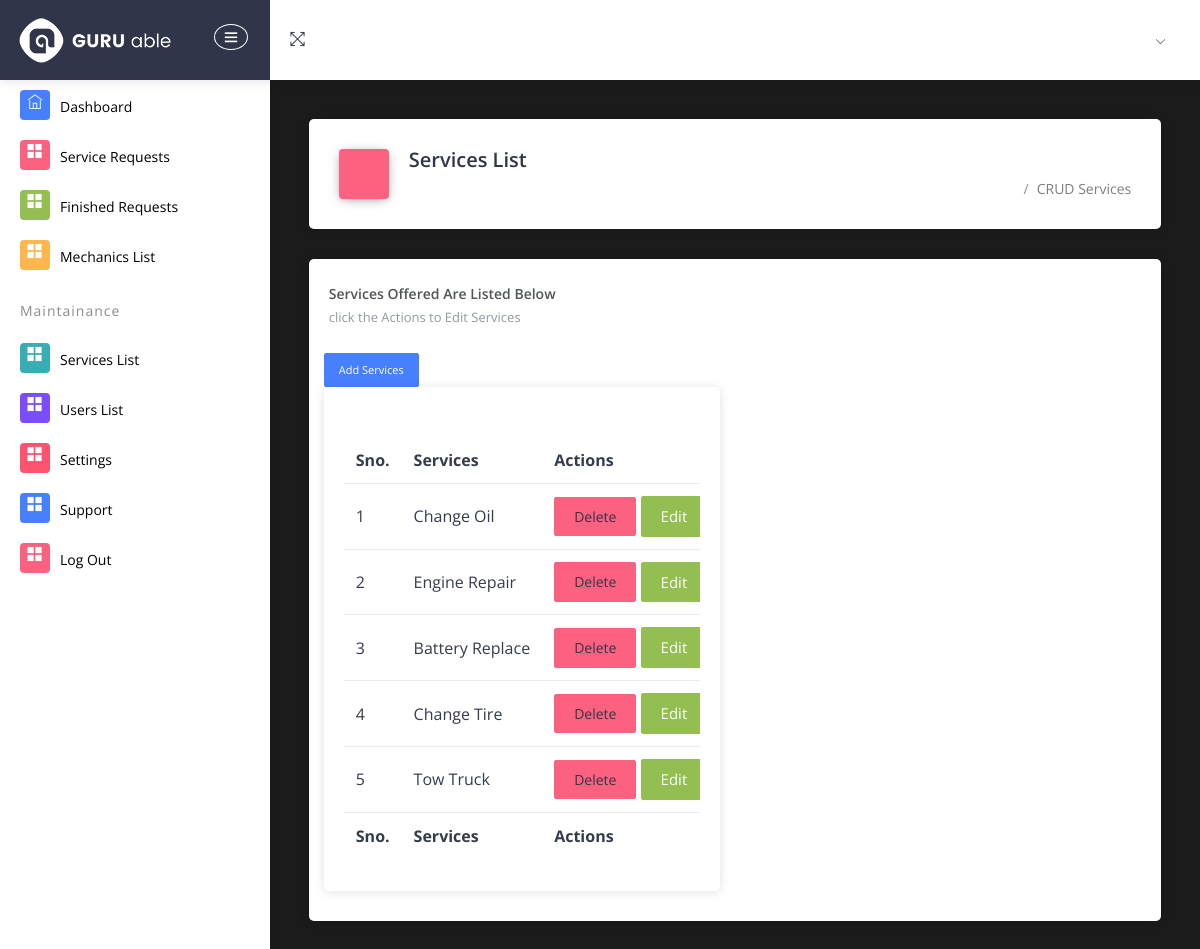
Page /admin/services.php (signed in) on the earlier database version.
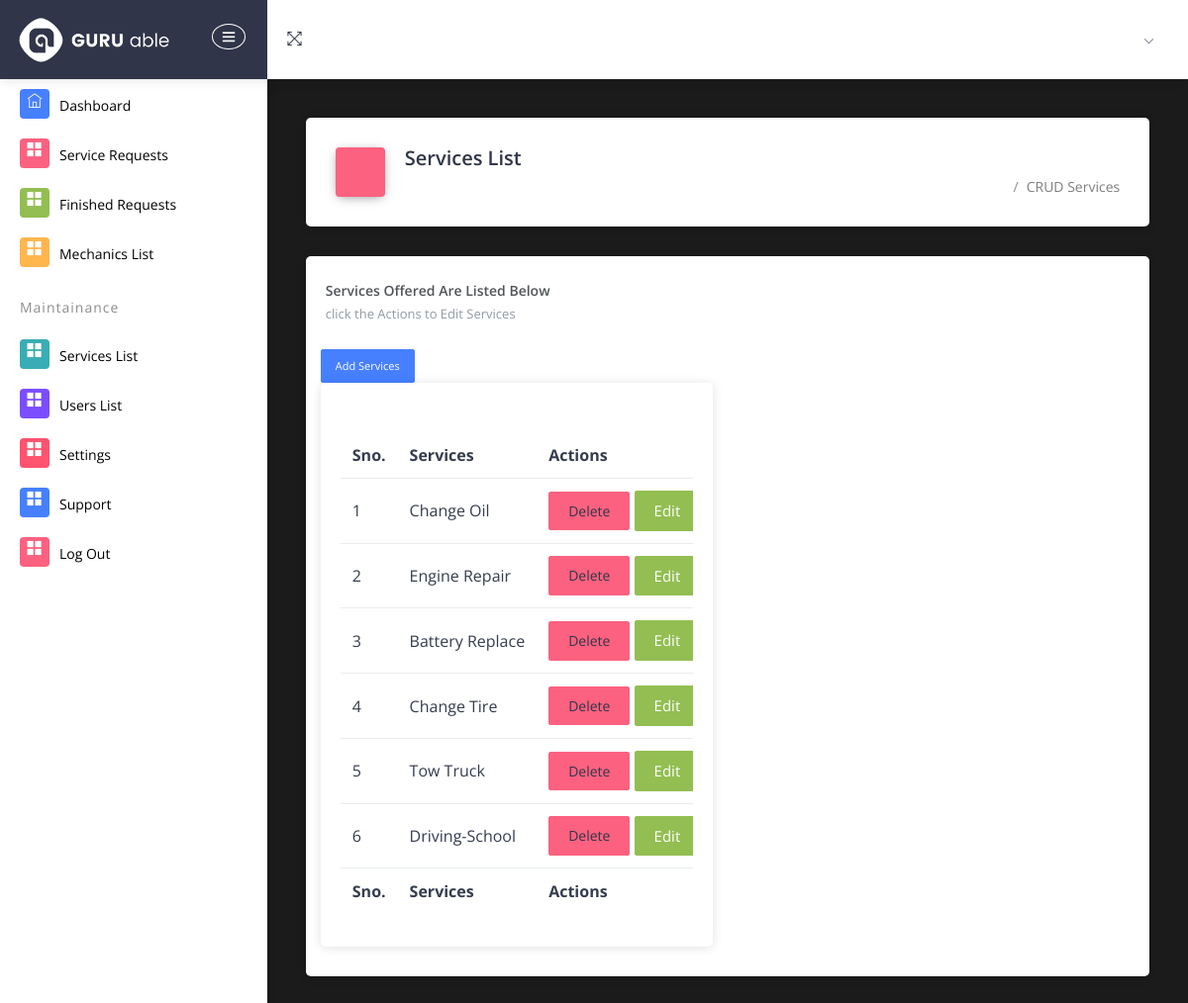
Same page on the later database version.
### tables this page shows
CREATE TABLE `services` (
  `id` int(3) NOT NULL,
  `services` varchar(255) NOT NULL
);

### admin/services.php (the view, shortened to what this page needs)
<?php
 include('../includes/db.php');
if (strlen($_SESSION['id']==0)) {
  header('location:logout.php');
  ob_end_flush();
  } else{
?>
<?php  include_once('./include/admin_header.php');  ?>
<?php  include_once('./include/admin_nav.php');  ?>
            <div class="pcoded-main-container">
                <div class="pcoded-wrapper">
<?php  include_once('./include/admin_sidebar.php');  ?>
                    <div class="pcoded-content">
                        <div class="pcoded-inner-content">
                            <div class="main-body">
                                <div class="page-wrapper">
                                    <div class="page-header card">
                                        <div class="row align-items-end">
                                            <div class="col-lg-8">
                                                <div class="page-header-title">
                                                    <i class="icofont icofont icofont icofont-file-document bg-c-pink"></i>
                                                    <div class="d-inline">
                                                    <h4>Services List</h4>
                                                    </div>
                                                </div>
                                            </div>
                                            <div class="col-lg-4">
                                                <div class="page-header-breadcrumb">
                                                    <ul class="breadcrumb-title">
                                                        <li class="breadcrumb-item">
                                                            <a href="home.php">
                                                                <i class="icofont icofont-home"></i>
                                                            </a>
                                                        </li>
                                                        <li class="breadcrumb-item"><a href="settings.php">CRUD Services </a>
                                                        </li>
                                                    </ul>
                                                </div>
                                            </div>
                                        </div>
                                    </div>
 <div class="page-body">
                                    <div class="card">
                                        <div class="card-header ">
                                            <h5>Services Offered Are Listed Below</h5>
                                            <span> click the Actions to Edit Services  </span>
                                            <div class="card-header-right">    <ul class="list-unstyled card-option">        <li><i class="icofont icofont-simple-left "></i></li>        </ul></div>
                                        </div>
      	<div class="col-10">
      		<a href="#" data-toggle="modal" data-target="#add_product_modal" class="btn btn-primary btn-sm">Add Services</a>
      	</div>
                                <div class="col-md-12 col-xl-6">
                                    <div class="card project-task">
                                        <div class="card-header">
                                        </div>
                                        <div class="card-block p-b-10">
                                            <div class="table-responsive">
                                                <table class="table table-hover">
                                                    <thead>
                                                        <tr>
                                                            <th>Sno.</th>
                                                            <th>Services</th>
                                                            <th>Actions</th>
                                                        </tr>
                                                    </thead>
                                                    <tfoot>
                                                        <tr>
                                                            <th>Sno.</th>
                                                            <th>Services</th>
                                                            <th>Actions</th>
                                                        </tr>
                                                    </tfoot>
                                                    <tbody>
                                            <?php
                                                $query = "SELECT * FROM services";
                                                $select_ser = mysqli_query($conn,$query);
                                                $cnt=1;
                                                while($row = mysqli_fetch_assoc($select_ser)){
                                                    $services_id = $row['id'];
                                                    $services = $row['services'];
                                            ?>
                                                        <tr class="table-hover">
                                                        <td><?php echo $cnt; ?></td>
                                                            <td> <?php echo $services; ?> </td>
                                                            <td>
                                                                <button class="btn btn-danger" >
                                                                <a href="services.php?delete=<?php echo $services_id   ?>"  onClick="return confirm('Do you really want to delete Service?');" > Delete </a>
                                                                </button>
                                                                <button type="button" class="btn btn-success editbtn"> Edit
                                                                </button>
                                                            </td>
                                                        </tr>
                                                            <?php $cnt=$cnt+1; }?>
                                                    </tbody>
                                                </table>
                                            </div>
                                        </div>
                                    </div>
                                </div>
                                            </div>
                                            </div>
                                            </div>
                                        </div>
                                    </div>
<?php } include_once('./include/admin_footer.php') ?>

### admin/include/admin_header.php (shortened to what this page needs)
<!DOCTYPE html>
<html lang="en">
<head>
    <link rel="stylesheet" type="text/css" href="../assets/css/bootstrap/css/bootstrap.min.css">
    <link rel="stylesheet" type="text/css" href="../assets/icon/themify-icons/themify-icons.css">
    <link rel="stylesheet" type="text/css" href="../assets/icon/icofont/css/icofont.css">
    <link rel="stylesheet" type="text/css" href="../assets/css/style.css">
    <link rel="stylesheet" type="text/css" href="../assets/css/jquery.mCustomScrollbar.css">
    <link rel="stylesheet" href="../assets/css/modal.css">
</head>
<body>

### admin/include/admin_nav.php (shortened to what this page needs)
<div id="pcoded" class="pcoded">
        <div class="pcoded-container navbar-wrapper">
            <nav class="navbar header-navbar pcoded-header">
                <div class="navbar-wrapper">
                    <div class="navbar-logo">
                        <a class="mobile-menu" id="mobile-collapse" href="#!">
                            <i class="ti-menu"></i>
                        </a>
                        <a href="index.html">
                            <img class="img-fluid" src="../assets/images/logo1.png" alt="Theme-Logo" />
                        </a>
                    </div>
                    <div class="navbar-container container-fluid">
                        <ul class="nav-left">
                            <li>
                                <a href="#!" onclick="javascript:toggleFullScreen()">
                                    <i class="ti-fullscreen"></i>
                                </a>
                            </li>
                        </ul>
                        <ul class="nav-right">
                            <li class="user-profile header-notification">
                                <a href="#!">
                                    <i class="ti-angle-down"></i>
                                </a>
                            </li>
                        </ul>
                    </div>
                </div>
            </nav>

### admin/include/admin_sidebar.php (shortened to what this page needs)
<nav class="pcoded-navbar">
                        <div class="pcoded-inner-navbar main-menu">
                            <ul class="pcoded-item pcoded-left-item">
                                <li class="">
                                    <a href="home.php">
                                        <span class="pcoded-micon"><i class="ti-home"></i><b>D</b></span>
                                        <span class="pcoded-mtext" data-i18n="nav.dash.main">Dashboard</span>
                                    </a>
                                </li>
                                <li class="">
                                    <a href="service_request.php">
                                        <span class="pcoded-micon"><i class="ti-layout-grid2-alt"></i></span>
                                        <span class="pcoded-mtext"  data-i18n="nav.basic-components.main">Service Requests</span>
                                    </a>
                                </li>
                                <li class="">
                                    <a href="finished.php">
                                        <span class="pcoded-micon"><i class="ti-layout-grid2-alt"></i></span>
                                        <span class="pcoded-mtext"  data-i18n="nav.basic-components.main">Finished Requests</span>
                                    </a>
                                </li>
                                <li class="">
                                    <a href="mechanics.php">
                                        <span class="pcoded-micon"><i class="ti-layout-grid2-alt"></i></span>
                                        <span class="pcoded-mtext"  data-i18n="nav.basic-components.main">Mechanics List</span>
                                    </a>
                                </li>
                                <div class="pcoded-navigatio-lavel" data-i18n="nav.category.forms">Maintainance</div>
                                <li class="">
                                    <a href="Services.php">
                                        <span class="pcoded-micon"><i class="ti-layout-grid2-alt"></i></span>
                                        <span class="pcoded-mtext"  data-i18n="nav.basic-components.main">Services List</span>
                                    </a>
                                </li>
                                <li class="">
                                    <a href="users.php">
                                        <span class="pcoded-micon"><i class="ti-layout-grid2-alt"></i></span>
                                        <span class="pcoded-mtext"  data-i18n="nav.basic-components.main">Users List</span>
                                    </a>
                                </li>
                                <li class="">
                                    <a href="Settings.php">
                                        <span class="pcoded-micon"><i class="ti-layout-grid2-alt"></i></span>
                                        <span class="pcoded-mtext"  data-i18n="nav.basic-components.main">Settings</span>
                                    </a>
                                </li>
                                <li class="">
                                    <a href="support.php">
                                        <span class="pcoded-micon"><i class="ti-layout-grid2-alt"></i></span>
                                        <span class="pcoded-mtext"  data-i18n="nav.basic-components.main">Support</span>
                                    </a>
                                </li>
                                <li class="">
                                    <a href="logout.php">
                                        <span class="pcoded-micon"><i class="ti-layout-grid2-alt"></i></span>
                                        <span class="pcoded-mtext"  data-i18n="nav.basic-components.main">Log Out</span>
                                    </a>
                                </li>
                            </ul>
                    </nav>

### admin/include/admin_footer.php (shortened to what this page needs)
</div>
                            </div>
                        </div>
                    </div>
                </div>
</body>
</html>

Differences in the rows shown:
added services: services "Driving-School"
